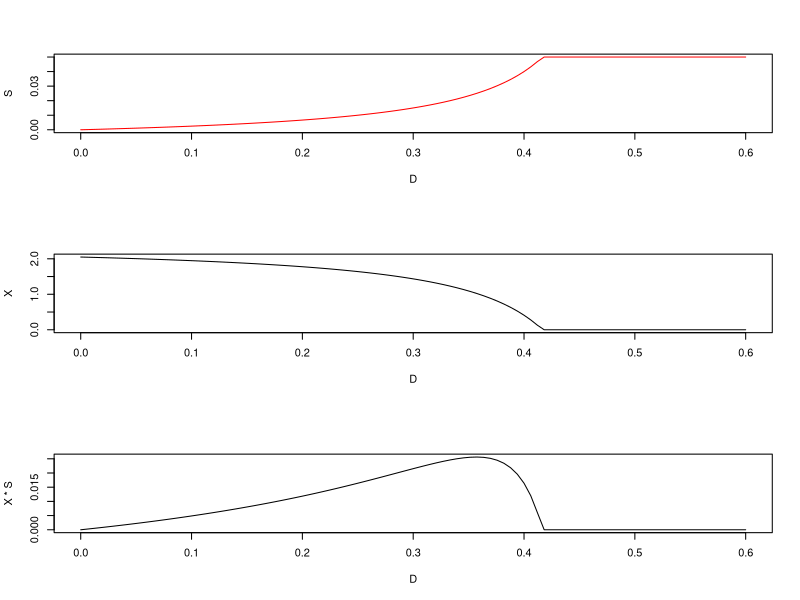

Source code (R):
## =============================================================================
## Analytical solution for the steady state
## =============================================================================


mumax = 0.5    # 1/d
ks    = 0.01   # half saturation constant (mg/L)
Y     = 41     # yield coefficient
D     = 0.1    # 1/d
S0    = 0.05   # P in inflow (mg/L)

D <- seq(0, 0.6, length.out = 100)

S <- D * ks / (mumax - D)
S <- ifelse(D > (mumax * S0)/(ks + S0), S0, S)

X <- Y * (S0 - S)

par(mfrow=c(3,1))
plot(D, S, type="l", col="red")
plot(D, X, type="l")
plot(D, X*S, type="l")



